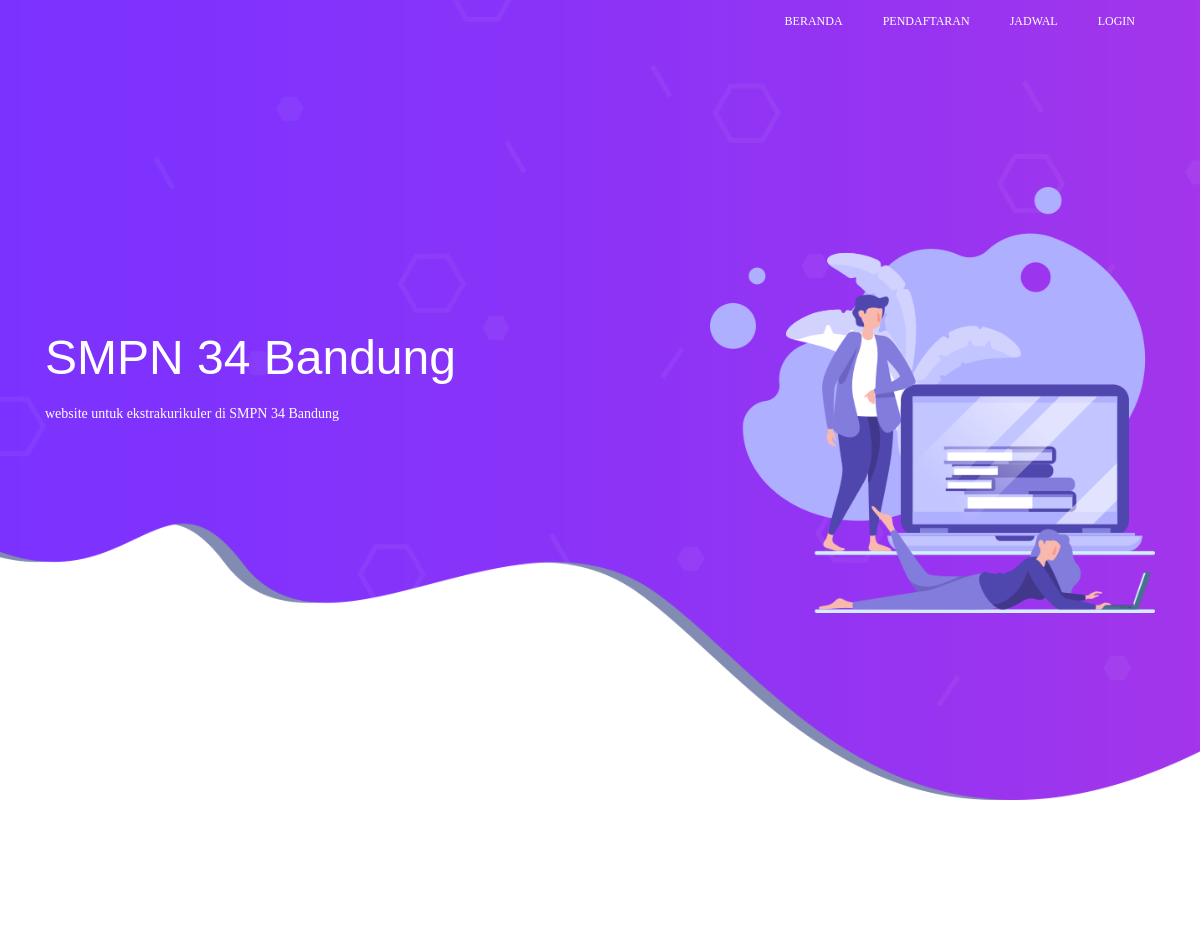
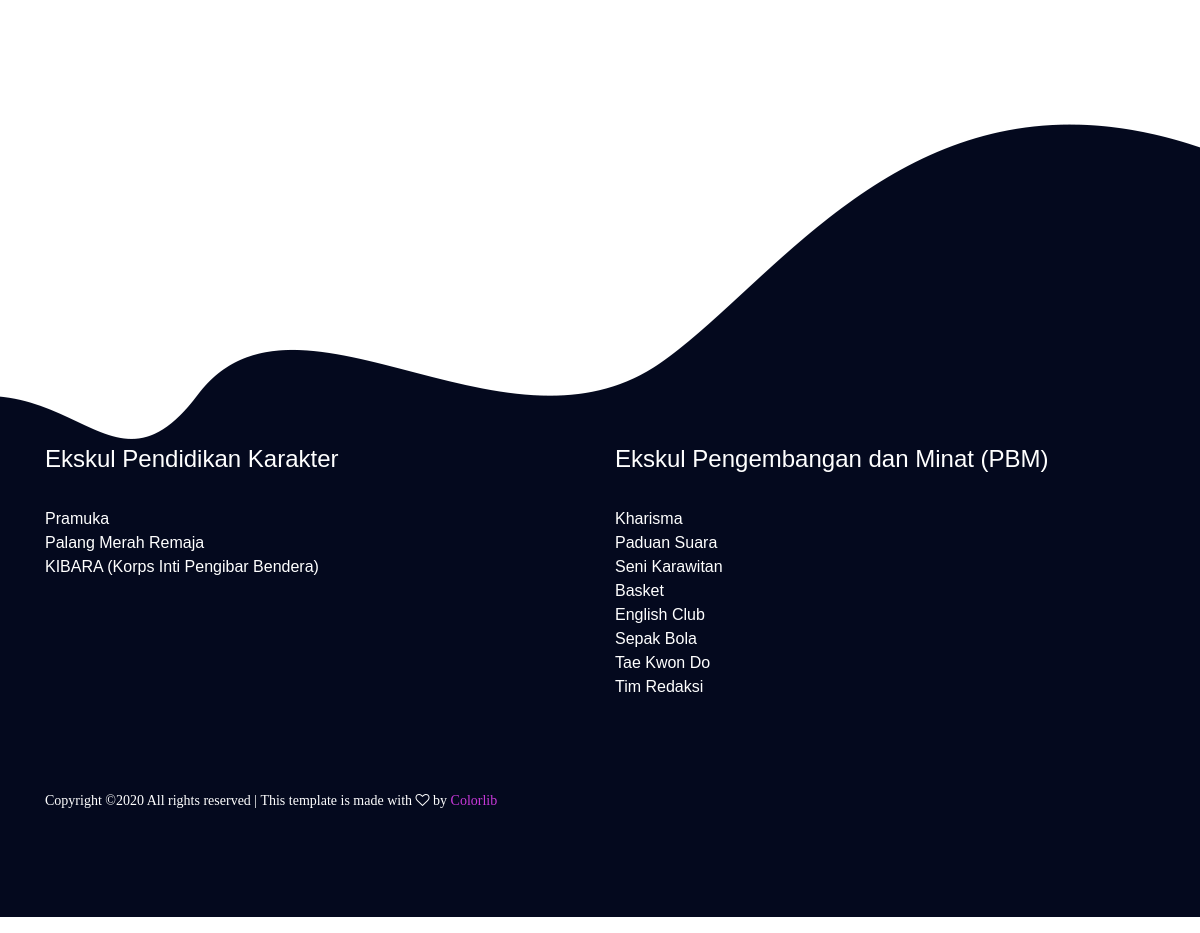
The page / on the database its author committed (2 pictures, top to bottom).
### tables this page shows
CREATE TABLE `ekstrakurikuler` (
  `id_ekskul` int(11) NOT NULL,
  `nama_ekskul` varchar(45) NOT NULL,
  `jenis_ekskul` enum('Ekstrakurikuler Pendidikan Karakter','Ekstrakurikuler Pengembangan Bakat dan Minat (PBM)') NOT NULL,
  `tanggal_input` timestamp NOT NULL DEFAULT CURRENT_TIMESTAMP ON UPDATE CURRENT_TIMESTAMP
);

### index.php (the view, shortened to what this page needs)
<?php
array_key_exists('page', $_GET) ? $page = $_GET['page'] : $page = 'index';
?>
<!DOCTYPE html>
<html lang="zxx" class="no-js">
<head>
    <link rel="stylesheet" href="style/css/linearicons.css" />
    <link rel="stylesheet" href="style/css/font-awesome.min.css" />
    <link rel="stylesheet" href="style/css/bootstrap.css" />
    <link rel="stylesheet" href="style/css/magnific-popup.css" />
    <link rel="stylesheet" href="style/css/owl.carousel.css" />
    <link rel="stylesheet" href="style/css/nice-select.css">
    <link rel="stylesheet" href="style/css/hexagons.min.css" />
    <link rel="stylesheet" href="style/https://cdn.jsdelivr.net/themify-icons/0.1.2/css/themify-icons.css" />
    <link rel="stylesheet" href="style/css/main.css" />
<link rel="stylesheet" type="text/css" href="style/login/fonts/font-awesome-4.7.0/css/font-awesome.min.css">
<link rel="stylesheet" type="text/css" href="style/login/vendor/bootstrap/css/bootstrap.min.css">
<link rel="stylesheet" type="text/css" href="style/login/fonts/Linearicons-Free-v1.0.0/icon-font.min.css">
<link rel="stylesheet" type="text/css" href="style/login/vendor/animate/animate.css">
<link rel="stylesheet" type="text/css" href="style/login/vendor/css-hamburgers/hamburgers.min.css">
<link rel="stylesheet" type="text/css" href="style/login/vendor/select2/select2.min.css">
<link rel="stylesheet" type="text/css" href="style/login/css/util.css">
<link rel="stylesheet" type="text/css" href="style/login/css/main.css">
</head>
<body>
    <?php
      if ($page == "index"){
        include "views/home.php";
      }
    ?>
  <header class="default-header">
    <nav class="navbar navbar-expand-lg  navbar-light">
      <div class="container">
      <div class="collapse navbar-collapse justify-content-end align-items-center" id="navbarSupportedContent">
        <ul class="navbar-nav">
          <li><a href="index.php?page=index">Beranda</a></li>
          <li><a href="index.php?page=pendaftaran">Pendaftaran</a></li>
          <li><a href="index.php?page=jadwal">Jadwal</a></li>
          <li><a href="index.php?page=login">Login</a></li>
        </ul>
      </div>
    </div>
  </nav>
</header>
<footer class="footer-area section-gap">
  <div class="container">
   <div class="row">
    <div class="col-lg-6 col-md-6 single-footer-widget">
      <h4>Ekskul Pendidikan Karakter</h4>
      <?php
        include 'class/koneksi.php';
        $data = mysqli_query($koneksi,"select * from ekstrakurikuler where jenis_ekskul = 'Ekstrakurikuler Pendidikan Karakter'");
        while($d = mysqli_fetch_array($data)){
      ?>
        <li style="color: white;"><?php echo $d['nama_ekskul']; ?></li>
      <?php
        }
      ?>
    </div>
    <div class="col-lg-6 col-md-6 single-footer-widget">
      <h4>Ekskul Pengembangan dan Minat (PBM)</h4>
      <?php
        include 'class/koneksi.php';
        $data = mysqli_query($koneksi,"select * from ekstrakurikuler where jenis_ekskul = 'Ekstrakurikuler Pengembangan Bakat dan Minat (PBM)'");
        while($d = mysqli_fetch_array($data)){
      ?>
        <li style="color: white;"><?php echo $d['nama_ekskul']; ?></li>
      <?php
        }
      ?>
    </div>
  </div>
  <div class="footer-bottom row align-items-center">
    <p class="footer-text m-0 col-lg-8 col-md-12">
      Copyright &copy;<script>document.write(new Date().getFullYear());</script> All rights reserved | This template is made with <i class="fa fa-heart-o" aria-hidden="true"></i> by <a href="https://colorlib.com" target="_blank">Colorlib</a>
    </p>
  </div>
</div>
</footer>
</body>
</html>

### views/home.php (shortened to what this page needs)
<section class="home-banner-area">
  <div class="container">
    <div class="row justify-content-center fullscreen align-items-center">
      <div class="col-lg-5 col-md-8 home-banner-left">
        <h1 class="text-white">
          SMPN 34 Bandung
        </h1>
        <p class="mx-auto text-white  mt-20 mb-40">
          website untuk ekstrakurikuler di SMPN 34 Bandung
        </p>
      </div>
      <div class="offset-lg-2 col-lg-5 col-md-12 home-banner-right">
        <img class="img-fluid" src="style/img/header-img.png" alt="" />
      </div>
    </div>
  </div>
</section>
<section class="popular-course-area section-gap">
</section>

### style/login/css/main.css (style rules this page uses)
* { margin: 0px; padding: 0px; box-sizing: border-box; }
body, html { height: 100%; font-family: Poppins-Regular, sans-serif; }
a { font-family: Poppins-Regular; font-size: 14px; line-height: 1.7; color: #666666; margin: 0px; transition: all 0.4s; -webkit-transition: all 0.4s; -o-transition: all 0.4s; -moz-transition: all 0.4s; }
h1,h2,h3,h4,h5,h6 { margin: 0px; }
p { font-family: Poppins-Regular; font-size: 14px; line-height: 1.7; color: #666666; margin: 0px; }
ul, li { margin: 0px; list-style-type: none; }

### rows shown on the page
ekstrakurikuler: nama_ekskul "Pramuka"
ekstrakurikuler: nama_ekskul "Palang Merah Remaja"
ekstrakurikuler: nama_ekskul "KIBARA (Korps Inti Pengibar Bendera)"
ekstrakurikuler: nama_ekskul "Kharisma"
ekstrakurikuler: nama_ekskul "Paduan Suara"
ekstrakurikuler: nama_ekskul "Seni Karawitan"
ekstrakurikuler: nama_ekskul "Basket"
ekstrakurikuler: nama_ekskul "English Club"
ekstrakurikuler: nama_ekskul "Sepak Bola"
ekstrakurikuler: nama_ekskul "Tae Kwon Do"
ekstrakurikuler: nama_ekskul "Tim Redaksi"
